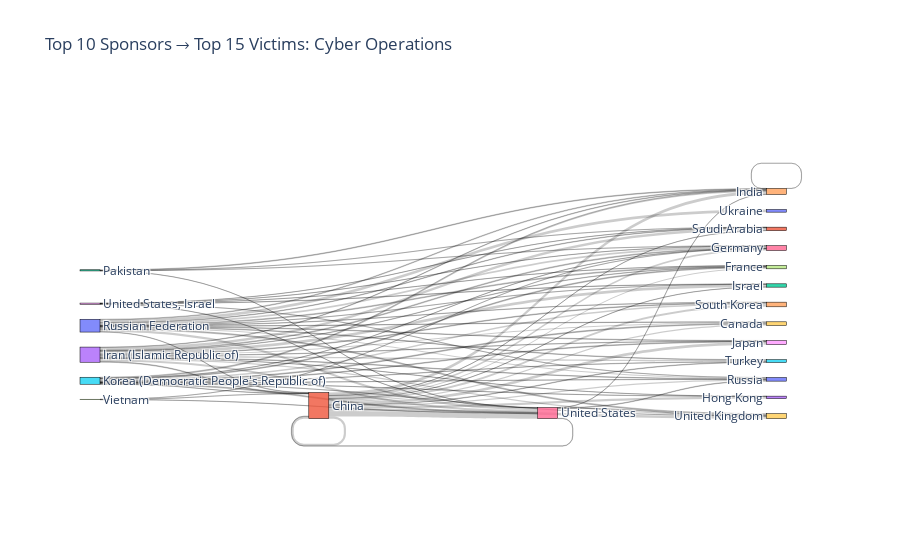

Here is the notebook cell this chart was saved with:
### Code cell
# Prepare data
df_sankey = df[['Sponsor', 'Victims']].dropna()

# Explode multiple victims if they are in one string separated by commas
df_sankey['Victims'] = df_sankey['Victims'].str.split(',')
df_sankey = df_sankey.explode('Victims')
df_sankey['Victims'] = df_sankey['Victims'].str.strip()

# Select top 10 sponsors by number of operations
top_sponsors = df_sankey['Sponsor'].value_counts().head(10).index
df_sankey = df_sankey[df_sankey['Sponsor'].isin(top_sponsors)]

# Select top 15 victims by number of attacks
top_victims = df_sankey['Victims'].value_counts().head(15).index
df_sankey = df_sankey[df_sankey['Victims'].isin(top_victims)]

# Create labels and mapping
labels = list(pd.concat([df_sankey['Sponsor'], df_sankey['Victims']]).unique())
label_to_index = {label: i for i, label in enumerate(labels)}

# Map sources and targets
links_df = df_sankey.groupby(['Sponsor', 'Victims']).size().reset_index(name='count')
sources = links_df['Sponsor'].map(label_to_index)
targets = links_df['Victims'].map(label_to_index)
values = links_df['count']

# Create Sankey diagram
fig = go.Figure(data=[go.Sankey(
    node=dict(
        pad=15,
        thickness=20,
        line=dict(color="black", width=0.5),
        label=labels
    ),
    link=dict(
        source=sources,
        target=targets,
        value=values
    )
)])

fig.update_layout(title_text="Top 10 Sponsors → Top 15 Victims: Cyber Operations", font_size=12)
fig.show()

### Figure 1 — Plotly figure (JSON) as saved in the notebook; plotly's stock layout.template omitted (floating-point values rounded to 4 significant figures)
{"data": [{"link": {"source": [1, 1, 1, 1, 1, 1, 1, 1, 1, 1, 1, 1, 1, 1, 4, 3, 3, 3, 3, 3, 3, 3, 3, 3, 3, 3, 3, 3, 3, 5, 5, 5, 5, 5, 5, 5, 5, 5, 5, 5, 5, 2, 2, 2, 2, 0, 0, 0, 0, 0, 0, 0, 0, 0, 0, 0, 0, 0, 0, 6, 6, 6, 6, 8, 8, 8, 8, 8, 8, 7, 7, 7], "target": [9, 1, 17, 16, 13, 4, 12, 18, 10, 11, 14, 15, 19, 6, 4, 9, 1, 17, 16, 13, 4, 12, 18, 10, 11, 14, 15, 19, 6, 9, 1, 17, 16, 13, 4, 18, 10, 14, 15, 19, 6, 16, 4, 11, 6, 9, 1, 17, 16, 4, 12, 18, 10, 11, 14, 15, 20, 19, 6, 1, 4, 10, 19, 17, 16, 12, 10, 11, 6, 1, 16, 6], "value": [8, 13, 7, 10, 13, 18, 1, 16, 7, 1, 13, 3, 15, 32, 1, 7, 4, 2, 5, 1, 3, 16, 2, 3, 15, 4, 9, 7, 13, 5, 1, 5, 1, 1, 6, 4, 1, 9, 2, 1, 6, 1, 4, 1, 1, 2, 2, 5, 10, 4, 1, 3, 7, 3, 2, 3, 16, 6, 13, 2, 1, 3, 1, 1, 1, 2, 1, 1, 1, 1, 1, 1]}, "node": {"label": ["Russian Federation", "China", "Pakistan", "Iran (Islamic Republic of)", "India", "Korea (Democratic People's Republic of)", "United States", "Vietnam", "United States, Israel", "Canada", "Russia", "Saudi Arabia", "Israel", "Hong Kong", "South Korea", "Turkey", "Germany", "France", "Japan", "United Kingdom", "Ukraine"], "line": {"color": "black", "width": 0.5}, "pad": 15, "thickness": 20}, "type": "sankey"}], "layout": {"font": {"size": 12}, "title": {"text": "Top 10 Sponsors → Top 15 Victims: Cyber Operations"}}}
